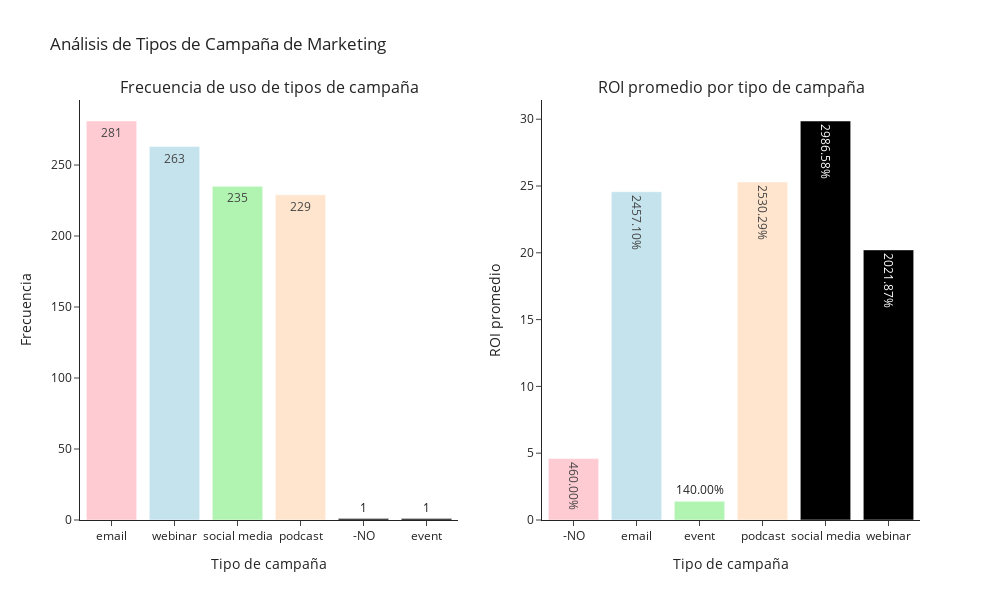

The code cell stored with this chart in its notebook:
### Markdown cell above
¿Qué canal de marketing se utiliza con mayor frecuencia y cuál genera mejor ROI?

### Code cell
# Calculate type frequency
type_counts = df['type'].value_counts()

# Calculate average ROI by type
roi_by_type = df.groupby('type')['roi_numeric'].mean()

# Create interactive subplots
fig = make_subplots(rows=1, cols=2, 
                   subplot_titles=['Frecuencia de uso de tipos de campaña', 
                                  'ROI promedio por tipo de campaña'])

# Plot type frequency
fig.add_trace(
    go.Bar(
        x=type_counts.index, 
        y=type_counts.values,
        text=type_counts.values,
        textposition='auto',
        marker_color=pastel_colors,
        hovertemplate='Tipo: %{x}<br>Frecuencia: %{y}<extra></extra>'
    ),
    row=1, col=1
)

# Plot average ROI by type
fig.add_trace(
    go.Bar(
        x=roi_by_type.index, 
        y=roi_by_type.values,
        text=[f'{val:.2%}' for val in roi_by_type.values],
        textposition='auto',
        marker_color=pastel_colors,
        hovertemplate='Tipo: %{x}<br>ROI: %{text}<extra></extra>'
    ),
    row=1, col=2
)

# Update layout
fig.update_layout(
    height=600, 
    width=1000,
    showlegend=False,
    title_text='Análisis de Tipos de Campaña de Marketing',
    template='simple_white'
)

# Add axis labels
fig.update_yaxes(title_text="Frecuencia", row=1, col=1)
fig.update_yaxes(title_text="ROI promedio", row=1, col=2)
fig.update_xaxes(title_text="Tipo de campaña", row=1, col=1)
fig.update_xaxes(title_text="Tipo de campaña", row=1, col=2)

# Show the figure
fig.show()

### Figure 1 — Plotly figure (JSON) as saved in the notebook; plotly's stock layout.template omitted (floating-point values rounded to 4 significant figures)
{"data": [{"hovertemplate": "Tipo: %{x}<br>Frecuencia: %{y}<extra></extra>", "marker": {"color": ["rgba(255, 182, 193, 0.7)", "rgba(173, 216, 230, 0.7)", "rgba(144, 238, 144, 0.7)", "rgba(255, 218, 185, 0.7)"]}, "text": [281.0, 263.0, 235.0, 229.0, 1.0, 1.0], "textposition": "auto", "type": "bar", "x": ["email", "webinar", "social media", "podcast", "-NO", "event"], "xaxis": "x", "y": [281, 263, 235, 229, 1, 1], "yaxis": "y"}, {"hovertemplate": "Tipo: %{x}<br>ROI: %{text}<extra></extra>", "marker": {"color": ["rgba(255, 182, 193, 0.7)", "rgba(173, 216, 230, 0.7)", "rgba(144, 238, 144, 0.7)", "rgba(255, 218, 185, 0.7)"]}, "text": ["460.00%", "2457.10%", "140.00%", "2530.29%", "2986.58%", "2021.87%"], "textposition": "auto", "type": "bar", "x": ["-NO", "email", "event", "podcast", "social media", "webinar"], "xaxis": "x2", "y": [4.6, 24.57, 1.4, 25.3, 29.87, 20.22], "yaxis": "y2"}], "layout": {"annotations": [{"font": {"size": 16}, "showarrow": false, "text": "Frecuencia de uso de tipos de campaña", "x": 0.225, "xanchor": "center", "xref": "paper", "y": 1, "yanchor": "bottom", "yref": "paper"}, {"font": {"size": 16}, "showarrow": false, "text": "ROI promedio por tipo de campaña", "x": 0.775, "xanchor": "center", "xref": "paper", "y": 1, "yanchor": "bottom", "yref": "paper"}], "height": 600, "showlegend": false, "title": {"text": "Análisis de Tipos de Campaña de Marketing"}, "width": 1000, "xaxis": {"anchor": "y", "domain": [0, 0.45], "title": {"text": "Tipo de campaña"}}, "xaxis2": {"anchor": "y2", "domain": [0.55, 1], "title": {"text": "Tipo de campaña"}}, "yaxis": {"anchor": "x", "domain": [0, 1], "title": {"text": "Frecuencia"}}, "yaxis2": {"anchor": "x2", "domain": [0, 1], "title": {"text": "ROI promedio"}}}}
